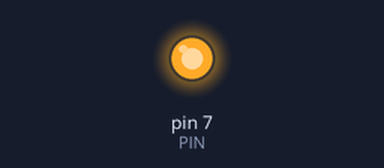
A sketch run on a simulated Arduino Uno, built with avr-gcc and run on an emulated ATmega328P. Parts: output pins drawn as LEDs (lit = HIGH).

Above: at 0.5 s.
At 5.0 s:
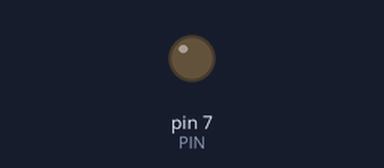
Timing chart, 0 to 6.9 s (numbered marks = the images above):
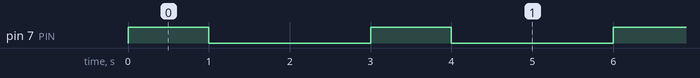

The sketch:

Buzzer.ino
```cpp
//設定腳位
const int PIN = 7;
void setup() {
  //設定腳位模式
  pinMode(PIN,OUTPUT);

}

void loop() {
  //給予高電位，使有源蜂鳴器出聲
  digitalWrite(PIN,HIGH);
  delay (1000);
  digitalWrite (PIN, LOW);
  delay (2000);

}
```

Measured:
- by itself, pin 7 (PIN): alternates HIGH for 1.0 s and LOW for 2.0 s
